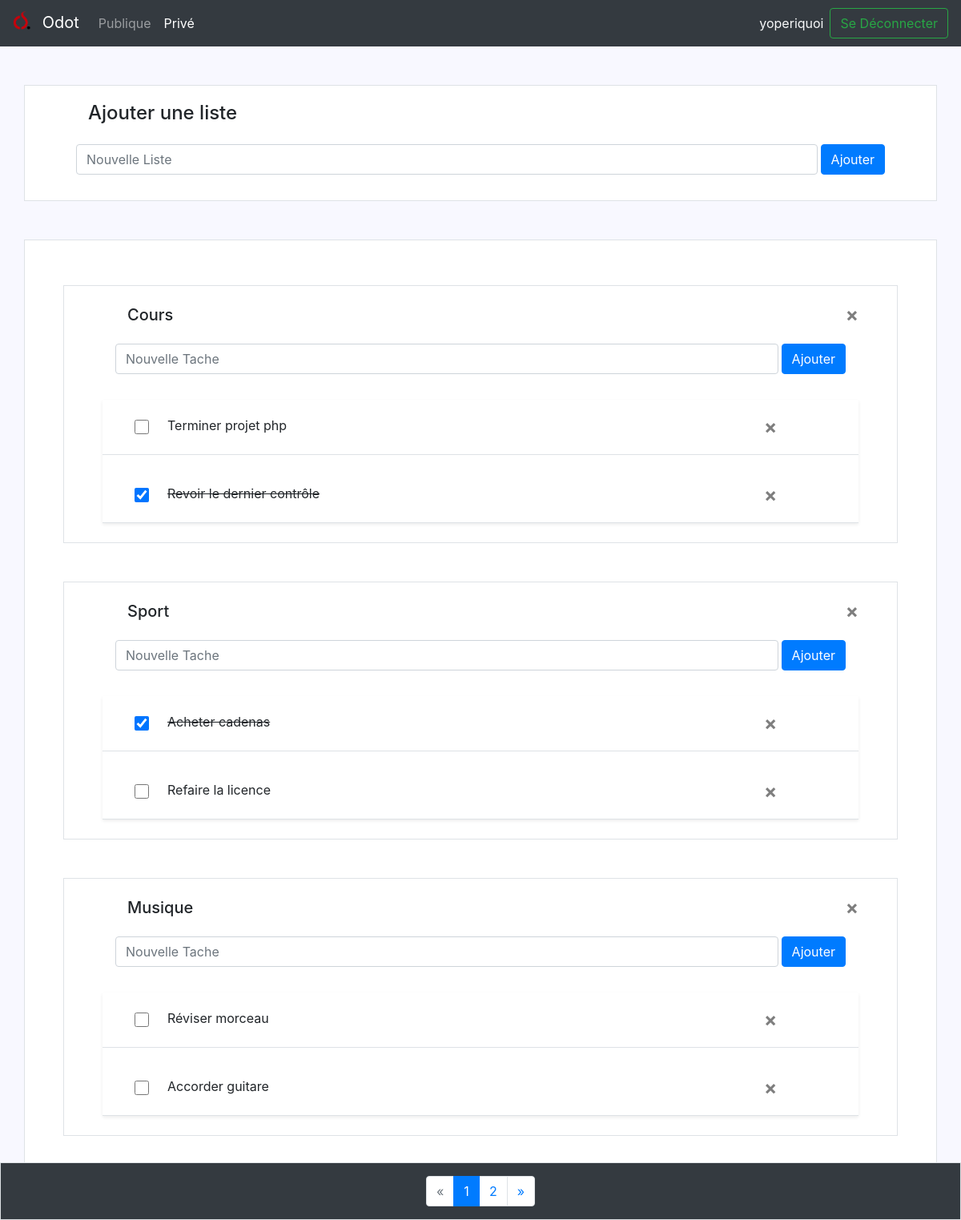
The page /?action=pagePrivee (signed in) on the database its author committed.
### tables this page shows
CREATE TABLE IF NOT EXISTS `utilisateur` (
  `Email` varchar(50) NOT NULL,
  `Pseudonyme` varchar(40) NOT NULL,
  `Mdp` varchar(80) NOT NULL,
  PRIMARY KEY (`Email`)
);

CREATE TABLE IF NOT EXISTS `listestaches` (
  `IdListeTache` int(11) NOT NULL AUTO_INCREMENT,
  `Email` varchar(50) NOT NULL,
  `Titre` varchar(30) NOT NULL,
  PRIMARY KEY (`IdListeTache`,`Email`),
  KEY `FKEY5` (`Email`)
);

CREATE TABLE IF NOT EXISTS `tacheprivee` (
  `IdTache` int(11) NOT NULL AUTO_INCREMENT,
  `Nom` varchar(100) NOT NULL,
  `Effectue` tinyint(1) NOT NULL,
  PRIMARY KEY (`IdTache`)
);

### index.php (called while the page is built, shortened)
<?php
require_once(__DIR__.'/config/config.php');
require_once(__DIR__.'/config/SplClassLoader.php');
$cont = new controleur\FrontControleur();
?>

### config/SplClassLoader.php (called while the page is built, shortened)
<?php
class SplClassLoader
{
    private $_fileExtension = '.php';
    private $_namespace;
    private $_namespaceSeparator = '\\';
    public function __construct(string $ns = null, string $includePath = null)
    {
        $this->_namespace = $ns;
        $this->_includePath = $includePath;
    }
    public function loadClass(string $className)
    {
        if (null === $this->_namespace || $this->_namespace.$this->_namespaceSeparator === substr($className, 0, strlen($this->_namespace.$this->_namespaceSeparator))) {
            $fileName = '';
            if (false !== ($lastNsPos = strripos($className, $this->_namespaceSeparator))) {
                $namespace = substr($className, 0, $lastNsPos);
                $className = substr($className, $lastNsPos + 1);
                $fileName = str_replace($this->_namespaceSeparator, DIRECTORY_SEPARATOR, $namespace) . DIRECTORY_SEPARATOR;
            }
            $fileName .= str_replace('_', DIRECTORY_SEPARATOR, $className) . $this->_fileExtension;
        }
    }
}

### config/config.php (called while the page is built, shortened)
<?php
$user = 'root';
$pass = '';
$dsn = 'mysql:host=localhost;dbname=Odot';
?>

### modele/Modele.php (called while the page is built, shortened)
<?php
class Modele
{
    private $UtilisateurGateway;
    private $ListeGateway;
    public function __construct()
    {
        $this->UtilisateurGateway = new UtilisateurGateway();
        $this->ListeGateway = new ListeGateway();
    }
    public function nbListesUtilisateur(String $Email) {
        return $this->ListeGateway->nbListesUtilisateur($Email);
    }
    public function toutesLesListesUtilisateur(String $session, int $page, int $nbListesPages) {
        return $this->ListeGateway->findAllListesUtilisateur($session, $page, $nbListesPages);
    }
    public function getPseudoUtilisateur(String $Email) {
        return $this->UtilisateurGateway->getPseudoUtilisateur($Email);
    }
}

### DAL/UtilisateurGateway.php (called while the page is built, shortened)
<?php
class UtilisateurGateway
{
    private $con;
    public function __construct($c=null)
    {
        if(isset($c) && $c != null) {
            $this->con=$c;
        } else {
            global $dsn, $user, $pass;
            $this->con=new Connection($dsn, $user, $pass);
        }
    }
    public function getPseudoUtilisateur(string $email) {
        $query='SELECT Pseudonyme FROM Utilisateur where Email=:email';
        $this->con->executeQuery($query,array(':email' => array($email, PDO::PARAM_STR)));
        $results=$this->con->getResults();
        if(isset($results[0]['Pseudonyme'])){
            return $results[0]['Pseudonyme'];
        }
        else return null;
    }
}

### DAL/Connection.php (called while the page is built, shortened)
<?php
class Connection extends \PDO {
private $stmt;
public function executeQuery(string $query, array $parameters = []) : bool{
	$this->stmt = parent::prepare($query);
	foreach ($parameters as $name => $value) {
	 $this->stmt->bindValue($name, $value[0], $value[1]);
	}
	return $this->stmt->execute();
}
public function getResults() : array {
 return $this->stmt->fetchall();
}
}
?>

### config/Validation.php (called while the page is built, shortened)
<?php
class Validation
{
    public static function val_page(?int $page) {
        return $page;
    }
}

### DAL/ListeGateway.php (called while the page is built, shortened)
<?php
class ListeGateway
{
    private $con;
    public function __construct($c=null)
    {
        if(isset($c) && $c != null) {
            $this->con = $c;
        } else {
            global $dsn, $user, $pass;
            $this->con=new Connection($dsn, $user, $pass);
        }
    }
    public function nbListesUtilisateur(string $email) {
        $query='SELECT count(*) FROM ListesTaches WHERE Email=:email';
        $this->con->executeQuery($query,array(':email'=> array($email,PDO::PARAM_STR)));
        $results=$this->con->getResults();
        return $results[0]['count(*)'] == null ? 0 : $results[0]['count(*)'];
    }
    public function findAllListesUtilisateur(string $email, int $page, int $nbListesPages):array{
        $query='SELECT IdListeTache,Titre FROM ListesTaches WHERE Email=:email  LIMIT :debut,:nb';
        $this->con->executeQuery($query,array(':email'=> array($email,PDO::PARAM_STR),
            ':debut' => array(($page-1)*$nbListesPages, PDO::PARAM_INT),
            ':nb' => array($nbListesPages, PDO::PARAM_INT)));
        $results=$this->con->getResults();
        foreach ($results as $row){
            $Titre=$row['Titre'];
            $query='SELECT * FROM ListeTachePrivee where IdListeTachesPrivee=:id';
            $this->con->executeQuery($query,array(':id' => array($row['IdListeTache'], PDO::PARAM_INT)));
            $resultats=$this->con->getResults();
            foreach ($resultats as $row){
                $query='SELECT IdTache,Nom,Effectue FROM TachePrivee where IdTache=:id';
                $this->con->executeQuery($query,array(':id' => array($row['IdTache'], PDO::PARAM_INT)));
                $Tache=$this->con->getResults();
                foreach ($Tache as $value){
                    $Taches[]=new Tache($value['IdTache'],$value['Nom'],$value['Effectue']);
                }
            }
            if(empty($Taches)){
                $ListesTachesPrivee[]=new ListeTache($Titre,$Taches=[]);
            }else{
                $ListesTachesPrivee[]=new ListeTache($Titre,$Taches);
            }
            $Taches=[];
        }
        return $ListesTachesPrivee;
    }
}

### DAL/metier/Tache.php (called while the page is built, shortened)
<?php
class Tache{
    public string $Nom;
    function __construct(int $Id,string $Nom, bool $Effectue){
        $this->Id=$Id;
        $this->Nom=$Nom;
        $this->Effectue=$Effectue;
    }
    function __toString() : string
    {
        return $this->Nom;
    }
}

### DAL/metier/ListeTache.php (called while the page is built, shortened)
<?php
class ListeTache
{
    private $Titre;
    function __construct(string $Titre,array $Taches){
        $this->Titre=$Titre;
    }
    function __ToString():string{
        return $this->Titre;
    }
}

### vues/PagePrivee.php (the view, shortened to what this page needs)
<!DOCTYPE html>
<html lang="fr" xmlns="http://www.w3.org/1999/html">
<head>
    <link href="BootStrap/css/bootstrap.min.css" rel="stylesheet">
    <link href="vues/css/CSSPagePrivee.css" rel="stylesheet">
</head>
<body class="bg">
<nav class="navbar navbar-expand navbar-dark bg-dark mb-4">
    <a class="navbar-brand" href="?action">
        <img class="mr-2 mb-2" src="vues/Images/OdotShortcut.jpg" alt="" width="23" height="23">
        Odot
    </a>
    <div class="collapse navbar-collapse" id="navbarCollapse">
        <ul class="navbar-nav mr-auto">
            <li class="nav-item">
                <a class="nav-link " href="?action">Publique</a>
            </li>
            <li class="nav-item active">
                <a style="text-decoration: none" class="nav-link " href="#" tabindex="-1" >Privé<span class="sr-only">(current)</span></a>
            </li>
        </ul>
    </div>
    <label class='mr-sm-2 text-light mt-2'><?php print $pseudo; ?></label>
    <a href="?action=seDeconnecter" class="form-inline mt-2 mt-md-0" style="text-decoration: none">
        <button class="btn btn-outline-success my-2 my-sm-0" type="submit">Se Déconnecter</button>
    </a>
</nav>
<main role='main' class='container bg-white py-3 px-5 border my-5'>
    <h4 class='mt-1 ml-3 col-sm-10'>Ajouter une liste</h4>
    <form  class='d-flex col-12 p-3' method='POST'>
        <input type='text' name='AjoutListe' class='form-control todo-list-input mr-1' placeholder='Nouvelle Liste'>
        <button type='submit' name='action' value='ajouterListePrivee' class='btn btn-primary'>Ajouter</button>
    </form>
</main>
<main role='main' class='container bg-white py-2 px-5 border my-5'>
    <?php
        if($ListesPrivee!=NULL){
            foreach ($ListesPrivee as $ListePrivee) {
                print"
                <main role='main' class='container bg-white py-2 px-5 border my-5'>
                <form method='post' >
                    <input type='text' name='NomListe' value='$ListePrivee' hidden>
                    <button id='delete' name='action' value='supprimerListePrivee' class='mt-3 close justify-content-end col-sm1' aria-label='Close'>
                        <span aria-hidden='true'>&times;</span>
                    </button>
                </form>
                <h5 class='mt-3 ml-3 col-sm-10'>$ListePrivee</h5>
                <form  class='d-flex col-12 p-3' method='POST'>
                    <input type='hidden' name='Liste' value='$ListePrivee'/>
                    <input type='text' name='Ajout' class='form-control todo-list-input mr-1' placeholder='Nouvelle Tache'>
                    <button type='submit' name='action' value='ajouterTachePrivee' class='btn btn-primary'>Ajouter</button>
                </form>";
                print "<ul class='list-unstyled shadow-sm mb-1 todo-list'>";
                if ($ListePrivee->Taches != NULL) {
                    $TachesPrivee = $ListePrivee->Taches;
                    foreach ($TachesPrivee as $Tache) {
                        if ($Tache->Effectue == false) {
                            print "
                                    <li class='d-flex align-items-center p-3 my-3 border-bottom border-gray'>
                                        <input type='checkbox' class='ml-4 checkbox'>
                                        <label for='$Tache' id='Tache' class='ml-2 pt-1 label-list col-sm-10 tache'>$Tache</label>
                                        <form method='post'>
                                            <input type='text' name='IdTache' value='$Tache->Id' hidden>
                                            <input type='text' name='NomTache' value='$Tache' hidden>
                                            <button id='delete' name='action' value='supprimerTachePrivee' class='close justify-content-end col-sm1' aria-label='Close'>
                                                <span aria-hidden='true'>&times;</span>
                                            </button>
                                        </form>
                                    </li>";
                        } else {
                            print "
                                    <li class='d-flex align-items-center p-3 my-3 border-bottom border-gray'>
                                        <input type='checkbox' class='ml-4 checkbox' checked>
                                        <label for='$Tache' id='Tache' class='ml-2 pt-1 label-list col-sm-10 tache'>$Tache</label>
                                        <form method='post'>
                                            <input type='text' name='IdTache' value='$Tache->Id' hidden>
                                            <input type='text' name='NomTache' value='$Tache' hidden>
                                            <button id='delete' name='action' value='supprimerTachePrivee' class='close justify-content-end col-sm1' aria-label='Close'>
                                                <span aria-hidden='true'>&times;</span>
                                            </button>
                                        </form>
                                    </li>";
                        }
                    }
                    print "</ul>";
                }
                print "</main>";
            }
        }else{
            print "<h5 class='text-center'>Veuillez commencer par créer une liste !</h5>";
        }
    ?>
</main>
</body>
<footer class="d-flex justify-content-center  bottom-0 fixed-bottom">
    <main role='main' class='w-100 bg-dark border d-flex justify-content-center pt-3'>
        <nav aria-label="Page navigation navbar navbar-expand">
            <ul class="pagination">
                <li class="page-item <?= ($page == 1) ? 'disabled' : '' ?>">
                    <a class="page-link"
                       href="?action=pagePrivee&amp;page=<?= $page - 1 ?>" aria-label="Previous">
                        <span aria-hidden="true">&laquo;</span>
                    </a>
                </li>
                <?php
                if($nbPages < 10){
                    for($p = 1; $p <= $nbPages; $p++): ?>
                        <li class="page-item <?= ($p == $page) ? 'active' : '' ?>">
                            <a class="page-link" href="?action=pagePrivee&amp;page=<?= $p ?>"><?= $p ?></a>
                        </li>
                    <?php
                    endfor;
                }
                ?>
                <li class="page-item <?= ($page == $nbPages) ? 'disabled' : '' ?>">
                    <a class="page-link"
                       href="?action=pagePrivee&amp;page=<?= $page + 1 ?>" aria-label="Next">
                        <span aria-hidden="true">&raquo;</span>
                    </a>
                </li>
            </ul>
        </nav>
    </main>
</footer>
</html>

### vues/css/CSSPagePrivee.css (style rules this page uses)
input[type="checkbox"]:checked+label.label-list { text-decoration: line-through; }
input[type="checkbox"] { width: 18px; height: 18px; }
input[type="checkbox"]:checked { width: 18px; height: 18px; background: #405189; border-width: 0; top: 0; left: 0 }
.bg { background-color: ghostwhite; }

### rows shown on the page
utilisateur: Pseudonyme "yoperiquoi"
listestaches: Titre "Cours"
tacheprivee: Nom "Terminer projet php"
tacheprivee: Nom "Revoir le dernier contrôle"
listestaches: Titre "Sport"
tacheprivee: Nom "Acheter cadenas"
tacheprivee: Nom "Refaire la licence"
listestaches: Titre "Musique"
tacheprivee: Nom "Réviser morceau"
tacheprivee: Nom "Accorder guitare"
